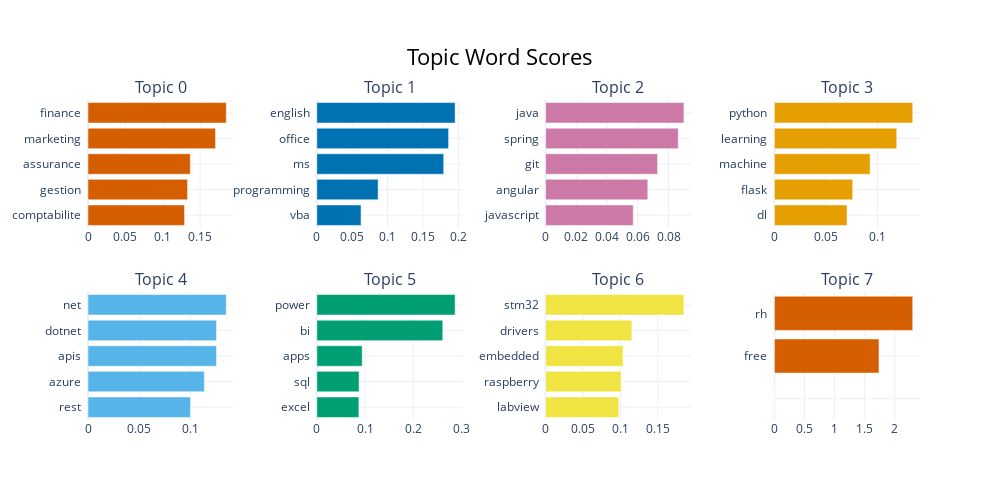

Source (notebook cell):
### Code cell
topic_model.visualize_barchart()

### Figure 1 — Plotly figure (JSON) as saved in the notebook; plotly's stock layout.template omitted (floating-point values rounded to 4 significant figures)
{"data": [{"marker": {"color": "#D55E00"}, "orientation": "h", "type": "bar", "x": [0.1292, 0.1332, 0.1369, 0.1706, 0.185], "xaxis": "x", "y": ["comptabilite  ", "gestion  ", "assurance  ", "marketing  ", "finance  "], "yaxis": "y"}, {"marker": {"color": "#0072B2"}, "orientation": "h", "type": "bar", "x": [0.06252, 0.08667, 0.1793, 0.1863, 0.1955], "xaxis": "x2", "y": ["vba  ", "programming  ", "ms  ", "office  ", "english  "], "yaxis": "y2"}, {"marker": {"color": "#CC79A7"}, "orientation": "h", "type": "bar", "x": [0.05702, 0.0665, 0.07286, 0.08632, 0.09], "xaxis": "x3", "y": ["javascript  ", "angular  ", "git  ", "spring  ", "java  "], "yaxis": "y3"}, {"marker": {"color": "#E69F00"}, "orientation": "h", "type": "bar", "x": [0.07054, 0.07599, 0.09292, 0.1187, 0.1343], "xaxis": "x4", "y": ["dl  ", "flask  ", "machine  ", "learning  ", "python  "], "yaxis": "y4"}, {"marker": {"color": "#56B4E9"}, "orientation": "h", "type": "bar", "x": [0.1, 0.1136, 0.1255, 0.1255, 0.1351], "xaxis": "x5", "y": ["rest  ", "azure  ", "apis  ", "dotnet  ", "net  "], "yaxis": "y5"}, {"marker": {"color": "#009E73"}, "orientation": "h", "type": "bar", "x": [0.08729, 0.0877, 0.09417, 0.2613, 0.287], "xaxis": "x6", "y": ["excel  ", "sql  ", "apps  ", "bi  ", "power  "], "yaxis": "y6"}, {"marker": {"color": "#F0E442"}, "orientation": "h", "type": "bar", "x": [0.09782, 0.1009, 0.1035, 0.1153, 0.1849], "xaxis": "x7", "y": ["labview  ", "raspberry  ", "embedded  ", "drivers  ", "stm32  "], "yaxis": "y7"}, {"marker": {"color": "#D55E00"}, "orientation": "h", "type": "bar", "x": [1e-05, 1e-05, 1e-05, 1.736, 2.296], "xaxis": "x8", "y": ["  ", "  ", "  ", "free  ", "rh  "], "yaxis": "y8"}], "layout": {"annotations": [{"font": {"size": 16}, "showarrow": false, "text": "Topic 0", "x": 0.0875, "xanchor": "center", "xref": "paper", "y": 1, "yanchor": "bottom", "yref": "paper"}, {"font": {"size": 16}, "showarrow": false, "text": "Topic 1", "x": 0.3625, "xanchor": "center", "xref": "paper", "y": 1, "yanchor": "bottom", "yref": "paper"}, {"font": {"size": 16}, "showarrow": false, "text": "Topic 2", "x": 0.6375, "xanchor": "center", "xref": "paper", "y": 1, "yanchor": "bottom", "yref": "paper"}, {"font": {"size": 16}, "showarrow": false, "text": "Topic 3", "x": 0.9125, "xanchor": "center", "xref": "paper", "y": 1, "yanchor": "bottom", "yref": "paper"}, {"font": {"size": 16}, "showarrow": false, "text": "Topic 4", "x": 0.0875, "xanchor": "center", "xref": "paper", "y": 0.4, "yanchor": "bottom", "yref": "paper"}, {"font": {"size": 16}, "showarrow": false, "text": "Topic 5", "x": 0.3625, "xanchor": "center", "xref": "paper", "y": 0.4, "yanchor": "bottom", "yref": "paper"}, {"font": {"size": 16}, "showarrow": false, "text": "Topic 6", "x": 0.6375, "xanchor": "center", "xref": "paper", "y": 0.4, "yanchor": "bottom", "yref": "paper"}, {"font": {"size": 16}, "showarrow": false, "text": "Topic 7", "x": 0.9125, "xanchor": "center", "xref": "paper", "y": 0.4, "yanchor": "bottom", "yref": "paper"}], "height": 500, "hoverlabel": {"bgcolor": "white", "font": {"family": "Rockwell", "size": 16}}, "showlegend": false, "title": {"font": {"color": "Black", "size": 22}, "text": "Topic Word Scores", "x": 0.5, "xanchor": "center", "yanchor": "top"}, "width": 1000, "xaxis": {"anchor": "y", "domain": [0, 0.175], "showgrid": true}, "xaxis2": {"anchor": "y2", "domain": [0.275, 0.45], "showgrid": true}, "xaxis3": {"anchor": "y3", "domain": [0.55, 0.725], "showgrid": true}, "xaxis4": {"anchor": "y4", "domain": [0.825, 1], "showgrid": true}, "xaxis5": {"anchor": "y5", "domain": [0, 0.175], "showgrid": true}, "xaxis6": {"anchor": "y6", "domain": [0.275, 0.45], "showgrid": true}, "xaxis7": {"anchor": "y7", "domain": [0.55, 0.725], "showgrid": true}, "xaxis8": {"anchor": "y8", "domain": [0.825, 1], "showgrid": true}, "yaxis": {"anchor": "x", "domain": [0.6, 1], "showgrid": true}, "yaxis2": {"anchor": "x2", "domain": [0.6, 1], "showgrid": true}, "yaxis3": {"anchor": "x3", "domain": [0.6, 1], "showgrid": true}, "yaxis4": {"anchor": "x4", "domain": [0.6, 1], "showgrid": true}, "yaxis5": {"anchor": "x5", "domain": [0, 0.4], "showgrid": true}, "yaxis6": {"anchor": "x6", "domain": [0, 0.4], "showgrid": true}, "yaxis7": {"anchor": "x7", "domain": [0, 0.4], "showgrid": true}, "yaxis8": {"anchor": "x8", "domain": [0, 0.4], "showgrid": true}}}
